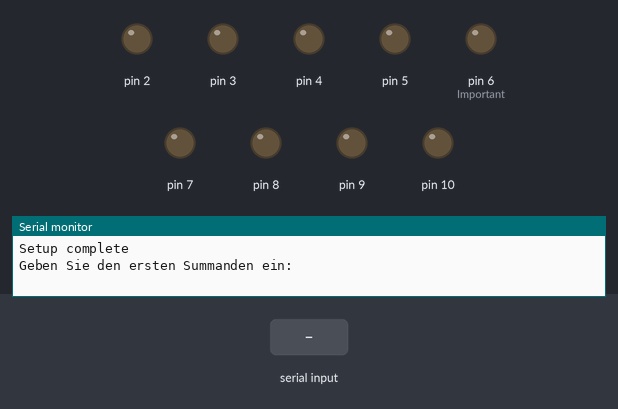
The sketch below on a simulated Arduino Uno, built with avr-gcc and run on an emulated ATmega328P. On the bench: output pins drawn as LEDs (lit = HIGH), the last lines printed to the serial monitor. Inputs (shaded band) come from the test bench.

Above: at 1.2 s.
1.3 s: "90,45\n" received over Serial
At 1.6 s:
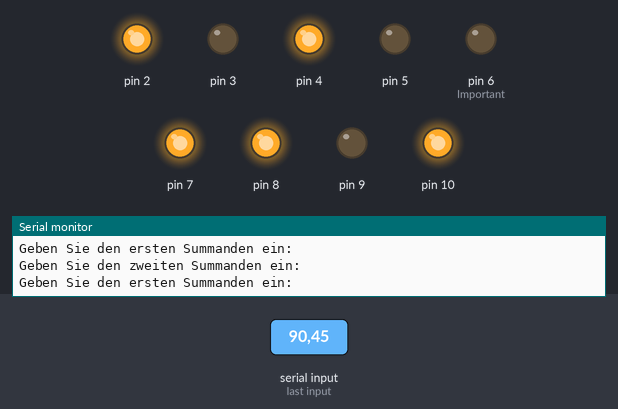
2.8 s: "30,150\n" received over Serial
At 3.9 s:
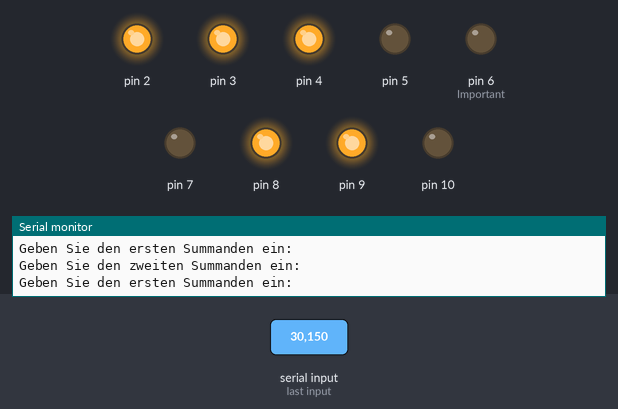
4.3 s: "0\n" received over Serial
At 4.8 s:
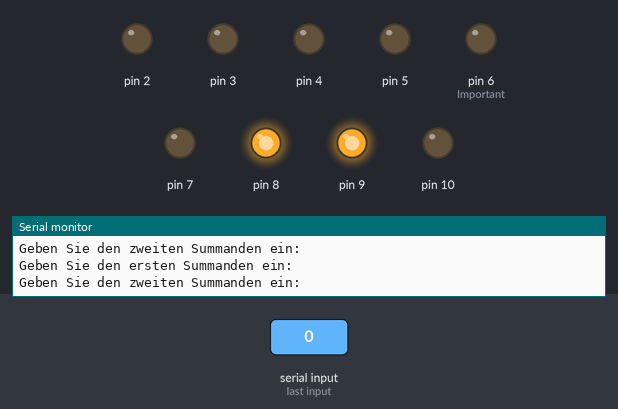
5.8 s: "5\n" received over Serial
At 7.0 s:
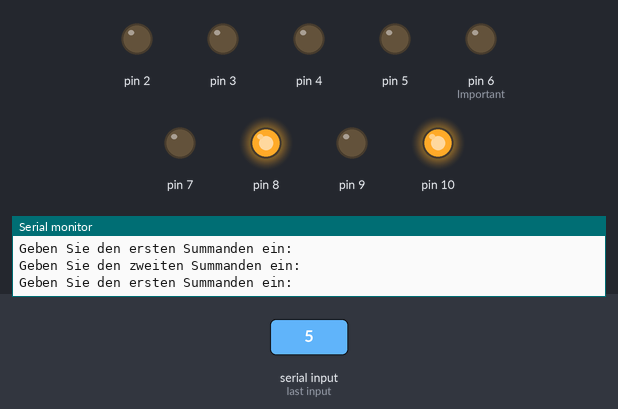
7.3 s: "90\n" received over Serial
At 8.3 s:
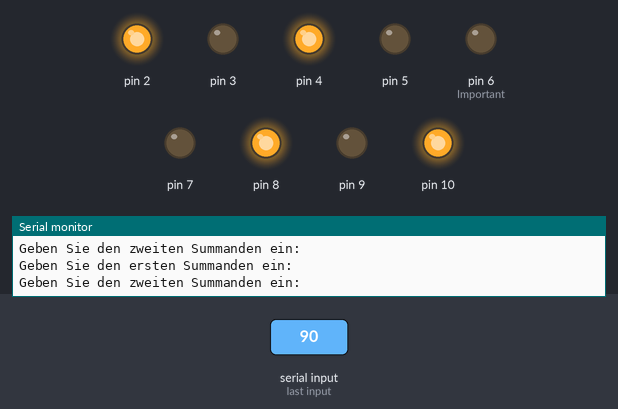
8.8 s: "200\n" received over Serial
At 9.5 s:
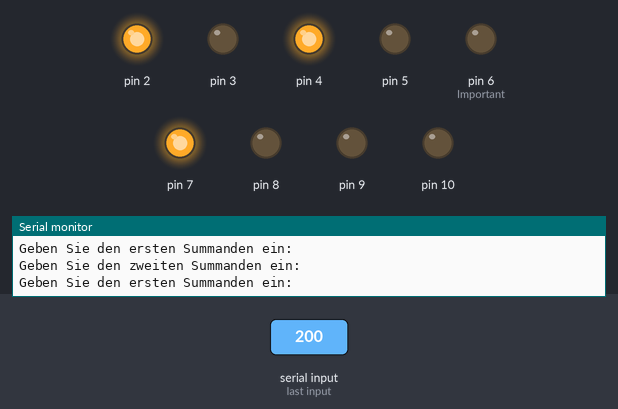
Timing chart, 0 to 11.3 s (numbered marks = the images above; inputs shaded):
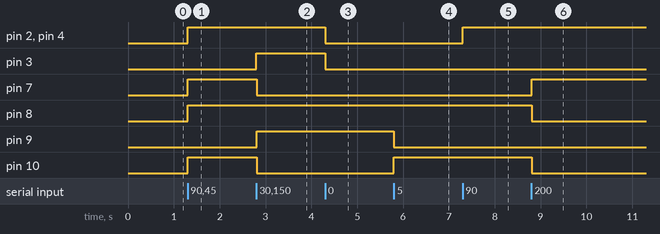

The sketch:

binary_adder.ino
```cpp
/* binary_adder.ino
 *
 *  Code for the first of two arduinos.
 *  The code takes input from the user, converts it to its
 *  binary representation and writes that value to the
 *  specified pins
 *
 *  Coded by cmsuisse and lrshsl (github.com)
 */


// Pins of the first number
const uint8_t aPins[] {2, 3, 4, 5};

// Pins of the second number
const uint8_t bPins[] {7, 8, 9, 10};


// Entry point
void setup()
{
  Serial.begin(9600);     // Important!!!!!!

  // Pin Setup
  for (uint8_t pin : aPins)
    pinMode(pin, OUTPUT);
  for (uint8_t pin : bPins)
    pinMode(pin, OUTPUT);

  // First carry must always be 0
  pinMode(6, OUTPUT);     // Important!!!!!!
  digitalWrite(6, LOW);

  Serial.println("Setup complete");
}


void loop()
{
  /* First number */

  // Get input via serial monitor
  Serial.println("Geben Sie den ersten Summanden ein: ");
  while (!Serial.available()) { /* Wait for input */ }
  uint8_t val1 = Serial.parseInt();

  // Conversion to binary representation
  uint8_t* a = decimalToBinary(val1);

  // Write to Pins
  simBinaryInput(a, aPins);

  // 'Refresh' Serial (/kill and revive)
  Serial.end();
  Serial.begin(9600);


  /* Second number */

  // Get input
  Serial.println("Geben Sie den zweiten Summanden ein: ");
  while (Serial.available() == 0) { /* Wait for input */ }
  uint8_t val2 = Serial.parseInt();

  // Conversion to binary representation
  uint8_t* b = decimalToBinary(val2);

  // Write to Pins
  simBinaryInput(b, bPins);

  // 'Refresh' Serial (/ kill and revive)
  Serial.end();
  Serial.begin(9600);
}


// decimalToBinary
uint8_t* decimalToBinary(uint8_t n)
{
  // Convert decimal number to its binary representation

  static uint8_t output[4];
  for (int i=3; i>=0; i--) {  // NOT uint8!!
    uint8_t digit = n%2 == 0? 0: 1;
    output[i] = digit;
    n /= 2;
  }

  return output;
}


// simBinaryInput
void simBinaryInput(uint8_t nb[4], const uint8_t inputs[4])
{
  // Write binary number to pins

  for (uint8_t i=0; i<4; i++)
    digitalWrite(inputs[i], nb[i]);

}
```

Measured:
- after the input at 1.3 s, pin 2, pin 4, pin 7, pin 8, pin 10: LOW → HIGH at once
- after the input at 2.8 s, pin 3, pin 9: LOW → HIGH at once; pin 7, pin 10: HIGH → LOW at once
- after the input at 4.3 s, pin 2–4: HIGH → LOW at once
- after the input at 5.8 s, pin 9: HIGH → LOW at once; pin 10: LOW → HIGH at once
- after the input at 7.3 s, pin 2, pin 4: LOW → HIGH at once
- after the input at 8.8 s, pin 7: LOW → HIGH at once; pin 8, pin 10: HIGH → LOW at once
